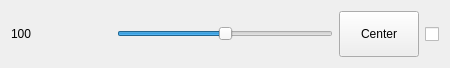
<?xml version="1.0" encoding="UTF-8"?>
<ui version="4.0">
 <class>Form</class>
 <widget class="QWidget" name="Form">
  <property name="geometry">
   <rect>
    <x>0</x>
    <y>0</y>
    <width>450</width>
    <height>68</height>
   </rect>
  </property>
  <property name="windowTitle">
   <string>Form</string>
  </property>
  <layout class="QGridLayout" name="gridLayout_2">
   <item row="0" column="1">
    <layout class="QVBoxLayout" name="verticalLayout">
     <item>
      <layout class="QHBoxLayout" name="horizontalLayout">
       <item>
        <widget class="QSlider" name="position">
         <property name="minimumSize">
          <size>
           <width>0</width>
           <height>20</height>
          </size>
         </property>
         <property name="minimum">
          <number>-90</number>
         </property>
         <property name="maximum">
          <number>90</number>
         </property>
         <property name="pageStep">
          <number>10</number>
         </property>
         <property name="orientation">
          <enum>Qt::Horizontal</enum>
         </property>
        </widget>
       </item>
       <item>
        <widget class="QPushButton" name="position_zero">
         <property name="sizePolicy">
          <sizepolicy hsizetype="Maximum" vsizetype="Minimum">
           <horstretch>0</horstretch>
           <verstretch>0</verstretch>
          </sizepolicy>
         </property>
         <property name="text">
          <string>Center</string>
         </property>
        </widget>
       </item>
       <item>
        <widget class="QCheckBox" name="enable">
         <property name="sizePolicy">
          <sizepolicy hsizetype="Maximum" vsizetype="Minimum">
           <horstretch>0</horstretch>
           <verstretch>0</verstretch>
          </sizepolicy>
         </property>
         <property name="text">
          <string/>
         </property>
        </widget>
       </item>
      </layout>
     </item>
    </layout>
   </item>
   <item row="0" column="0">
    <widget class="QLabel" name="position_out">
     <property name="minimumSize">
      <size>
       <width>100</width>
       <height>0</height>
      </size>
     </property>
     <property name="text">
      <string>100</string>
     </property>
    </widget>
   </item>
  </layout>
 </widget>
 <resources/>
 <connections/>
</ui>
